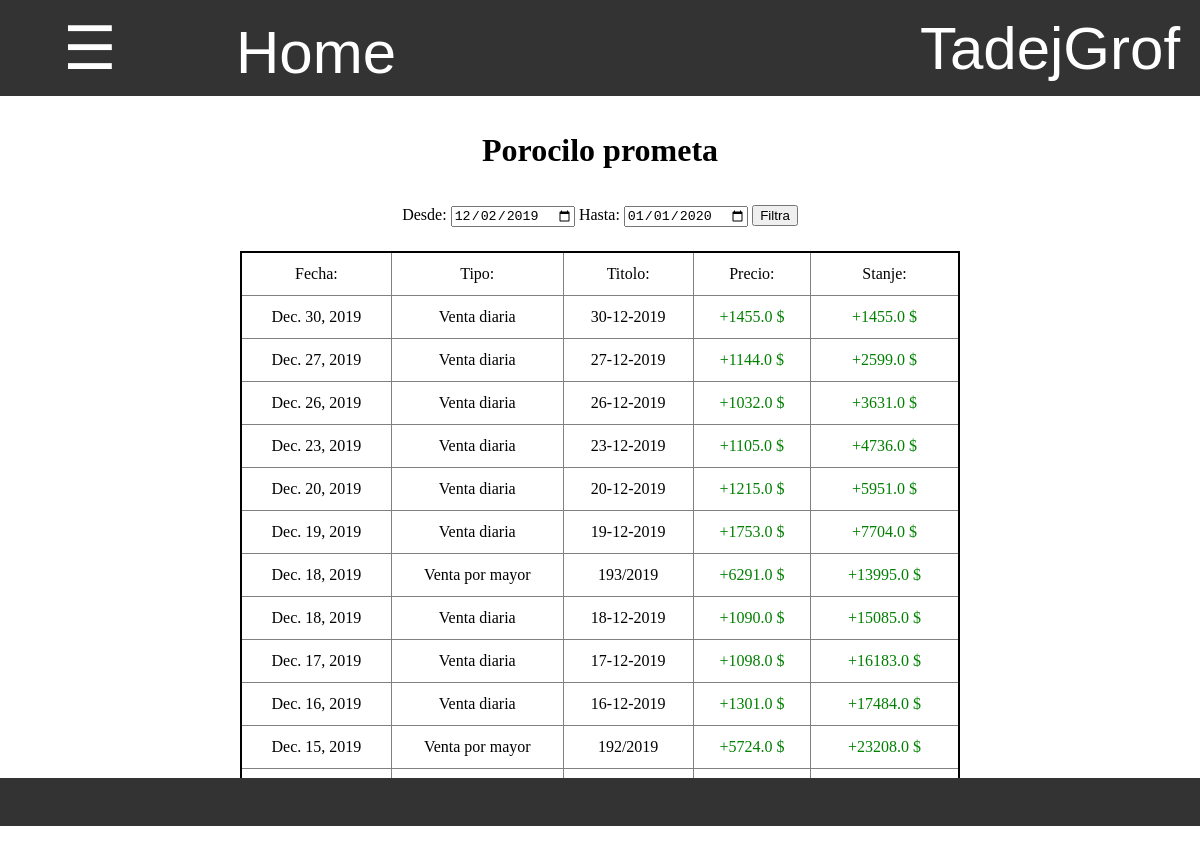
The page /zaloga/porocilo/ (signed in) on the database its author committed.
### program/models.py (models this page shows)
class Profil(models.Model):
    user = models.OneToOneField(User,on_delete=models.CASCADE)
    jezik =  models.CharField(default="spa",max_length=3, choices=JEZIKI)

### zaloga/models.py (models this page shows, shortened)
class Dnevna_prodaja(models.Model):
    zaloga = models.ForeignKey(Zaloga, default=1, on_delete=models.CASCADE)
    prodaja = models.ForeignKey(Prodaja, default=1, on_delete=models.CASCADE)
    datum = models.DateField(default=timezone.now)
    title = models.CharField(default="", max_length=20)
    tip = 'dnevna_prodaja'
    skupna_cena = models.DecimalField(decimal_places=2,max_digits=6,default=0)
    skupno_stevilo = models.IntegerField(default = 0)

class Baza(models.Model):
    author = models.ForeignKey(User,default=1, on_delete=models.CASCADE)
    title = models.CharField(default="",max_length=15)
    datum = models.DateField(default=timezone.now)
    zaloga = models.ForeignKey(Zaloga, default=1 ,on_delete=models.CASCADE)
    status = models.CharField(default="aktivno",max_length=10)
    sprememba_zaloge = models.IntegerField(default = -1)
    tip = models.CharField(default="prevzem",max_length=20, choices=TIPI_BAZE)
    kontejner = models.OneToOneField(Kontejner,null=True,default=None,blank=True, on_delete=models.CASCADE)
    popust = models.IntegerField(default = None, null=True, blank=True)
    stranka = models.ForeignKey(Stranka, on_delete=models.CASCADE, default=None, null=True, blank=True)
    cas = models.TimeField(default=None,null=True,blank=True)
    dnevna_prodaja = models.ForeignKey(Dnevna_prodaja, on_delete=models.CASCADE, default=None, null=True, blank=True)
    prevoz = models.DecimalField(default=None,null=True,blank=True,max_digits=5, decimal_places=2)
    @property
    def skupno_stevilo(self):
        stevilo = 0
        for vnos in self.vnos_set.all():
            stevilo += vnos.stevilo
        return stevilo
    @property
    def skupna_cena(self):
        cena = 0
        for vnos in self.vnos_set.all():
            cena += vnos.skupna_cena
        return cena
    @property
    def cena_popusta(self):
        print(self.skupna_cena)
        print(self.popust)
        return round(float(self.skupna_cena) * (self.popust / 100))
    @property
    def cena_prevoza(self):
        if self.prevoz != None:
            return self.skupno_stevilo * self.prevoz
    @property
    def koncna_cena(self):
        if self.prevoz != None:
            return self.skupna_cena - self.cena_popusta + self.cena_prevoza
        else:
            return self.skupna_cena - self.cena_popusta

### zaloga/stroski_views.py (the view, shortened to what this page needs)
# urls.py: path('porocilo/',stroski_views.porocilo,name='porocilo'),
def porocilo(request):
    danes = datetime.date.today().strftime('%Y-%m-%d')
    pred_mescem =  (datetime.date.today() - datetime.timedelta(days=30)).strftime('%Y-%m-%d')
    od = request.GET.get('od',pred_mescem)
    do = request.GET.get('do', danes)
    stroski = Stroski_Group.objects.all().filter(datum__gte = od, datum__lte = do).order_by('-datum','-pk').prefetch_related('strosek_set')
    vele_prodaje = Baza.objects.all().filter(tip="vele_prodaja",datum__gte=od,datum__lte=do,status="veljavno").order_by('-datum','-pk').prefetch_related('vnos_set')
    dnevne_prodaje = Dnevna_prodaja.objects.all().filter(datum__gte=od,datum__lte=do).order_by('-datum','-pk')
    promet = []
    for vele_prodaja in vele_prodaje.iterator():
        slovar = {
            'tip':'Vele prodaja',
            'znesek':float(vele_prodaja.koncna_cena),
            'title':vele_prodaja.title,
            'datum':vele_prodaja.datum,
        }
        promet.append(slovar)
    for dnevna_prodaja in dnevne_prodaje.iterator():
        slovar = {
            'tip':'Dnevna prodaja',
            'znesek':float(dnevna_prodaja.skupna_cena),
            'title':dnevna_prodaja.title,
            'datum':dnevna_prodaja.datum,
        }
        promet.append(slovar)
    promet = sorted(promet,key = lambda i: (i['datum'],i['tip'],i['znesek']), reverse=True)
    pretok, skupno = pregled_prometa(promet)
    slovar = {
        'pretok':pretok,
        'skupno':skupno,
        'promet':promet,
        'od':od,
        'do':do,
    }
    return pokazi_stran(request,'porocilo/porocilo.html',slovar)

### zaloga/models.py (called while the page is built)
    @property
    def skupna_cena(self):
        return self.stevilo * self.cena

### zaloga/stroski_views.py (called while the page is built)
def vrni_slovar(request):
    with open('slovar.json') as dat:
        slovar = json.load(dat)
    return slovar

def pokazi_stran(request, html, baze={}):
    slovar = {'zaloga':zaloga,'slovar':vrni_slovar(request),'jezik':request.user.profil.jezik}
    slovar.update(baze)
    return render(request, html, slovar)

def pregled_prometa(promet):
    cene, skupno = [], 0
    for sprememba in promet:
        skupno += sprememba['znesek']
        cene.append(skupno)
    return cene, skupno

### zaloga/templatetags/zaloga_exstras.py (called while the page is built)
@register.filter
def keyvalue(dict, key):
    return dict[key]

### zaloga/templates/porocilo/porocilo.html (shortened to what this page needs)
{% extends 'program/base.html' %}
{% load zaloga_exstras %}
{% block content %}
<h1 style="margin-top:3%"> Porocilo prometa </h1>
<div class="filter" style="margin-top:3%">
    <form action="{% url 'porocilo'%}" method="GET">
        {{slovar|keyvalue:'Od'|keyvalue:jezik}}: <input type="date" value="{{od}}" name="od">
        {{slovar|keyvalue:'Do'|keyvalue:jezik}}: <input type="date" value="{{do}}" name="do">
        <input type="submit" value="{{slovar|keyvalue:'Filtriraj'|keyvalue:jezik}}">
    </form>
</div>
<div style="margin-top:2%;display:inline-block;width:60%">
    <table class="tabela_vnosov">
        <tr>
            <td> {{slovar|keyvalue:'Datum'|keyvalue:jezik}}: </td>
            <td> {{slovar|keyvalue:'Tip'|keyvalue:jezik}}: </td>
            <td> {{slovar|keyvalue:'Title'|keyvalue:jezik}}: </td>
            <td> {{slovar|keyvalue:'Znesek'|keyvalue:jezik}}: </td>
            <td> {{slovar|keyvalue:'Stanje'|keyvalue:jezik}}: </td>
        </tr>
        {% for sprememba in promet %}
            <tr>
                <td> {{sprememba.datum}} </td>
                <td> {{slovar|keyvalue:sprememba.tip|keyvalue:jezik}} </td>
                <td> {{sprememba.title}} </td>
                {% if sprememba.znesek < 0 %}
                    <td> <div style="color:red">{{sprememba.znesek}} $</div> </td>
                {% else %}
                     <td> <div style="color:green">+{{sprememba.znesek}} $</div> </td>
                {% endif %}
                {% if pretok|keyvalue:forloop.counter0 < 0 %}
                    <td> <div style="color:red">{{pretok|keyvalue:forloop.counter0}} $</div> </td>
                {% else %}
                     <td> <div style="color:green">+{{pretok|keyvalue:forloop.counter0}} $</div> </td>
                {% endif %}
            </tr>
        {% endfor %}
    </table>
</div>
{% endblock %}

### program/templates/css/navbar.html (shortened to what this page needs)
{% load zaloga_exstras %}
<div id="navbar" class="navbar">
    <button onclick="odpri()" class="nav" style="width:15%"> ☰ </button>
    <a style="width:20%" href="/">Home</a>
    <div class="racun dropdown" id="racun">
        <button class="dropbtn" >{{ user.get_username }}
        </button>
    </div>
</div>

### program/static/css/footer.css (style rules this page uses)
div { margin: 0%; padding: 0%; }
div input { margin: 0%; }
div form { margin:0%; padding: 0% }

### program/templates/program/base.html (style rules this page uses)
body { margin: 0%; padding: 0%; overflow:hidden; }
div { margin: 0%; padding: 0%; }

### program/templates/css/tabele.html (style rules this page uses)
table.tabela_vnosov { width:100%; border-spacing:0; border: 2px solid black; border-collapse: collapse; padding:0.5% }
table.tabela_vnosov td { font-size: 100%; text-align: center; border: 1px solid grey; padding: 1vmin; border-collapse: collapse; }

### program/templates/css/navbar.html (style rules this page uses)
.navbar { overflow: hidden; background-color: #333; font-family: Arial; height:12% }
.navbar a { float: left; font-size: 5vmin; color: white; text-align: center; padding: 18px 16px; text-decoration:none; height:100%; }
.navbar .dropdown, .nav { float: left; height:100%; width:100%; margin:0; overflow:hidden; }
.navbar .dropdown .dropbtn, .nav { font-size: 5vmin; border: none; outline: none; color: white; padding: 12px 16px; width:100%; height:100%; background-color: inherit; font-family: inherit; margin: 0; }
.navbar .racun { float:right; width:300px; overflow:hidden }

### rows shown on the page
Profil: jezik "Desde", jezik "Hasta", jezik "Filtra", jezik "Fecha", jezik "Tipo", jezik "Titolo", jezik "Precio", jezik "Stanje", promet "Venta diaria" "Venta diaria" "Venta diaria" "Venta diaria" "Venta diaria" "Venta diaria" "Venta por mayor" "Venta diaria" "Venta diaria" "Venta diaria" "Venta por mayor"
Dnevna_prodaja: datum "Dec. 30, 2019", title "30-12-2019"
Dnevna_prodaja: datum "Dec. 27, 2019", title "27-12-2019"
Dnevna_prodaja: datum "Dec. 26, 2019", title "26-12-2019"
Dnevna_prodaja: datum "Dec. 23, 2019", title "23-12-2019"
Dnevna_prodaja: datum "Dec. 20, 2019", title "20-12-2019"
Dnevna_prodaja: datum "Dec. 19, 2019", title "19-12-2019"
Baza: datum "Dec. 18, 2019", title "193/2019"
Dnevna_prodaja: datum "Dec. 18, 2019", title "18-12-2019"
Dnevna_prodaja: datum "Dec. 17, 2019", title "17-12-2019"
Dnevna_prodaja: datum "Dec. 16, 2019", title "16-12-2019"
Baza: datum "Dec. 15, 2019", title "192/2019"

### other values the page prints
{{ user.get_username }} "TadejGrof"
{{ sprememba.znesek }} "1455.0" "1144.0" "1032.0" "1105.0" "1215.0" "1753.0" "6291.0" "1090.0" "1098.0" "1301.0" "5724.0"
{{ pretok|keyvalue:forloop.counter0 }} "1455.0" "2599.0" "3631.0" "4736.0" "5951.0" "7704.0" "13995.0" "15085.0" "16183.0" "17484.0" "23208.0"
